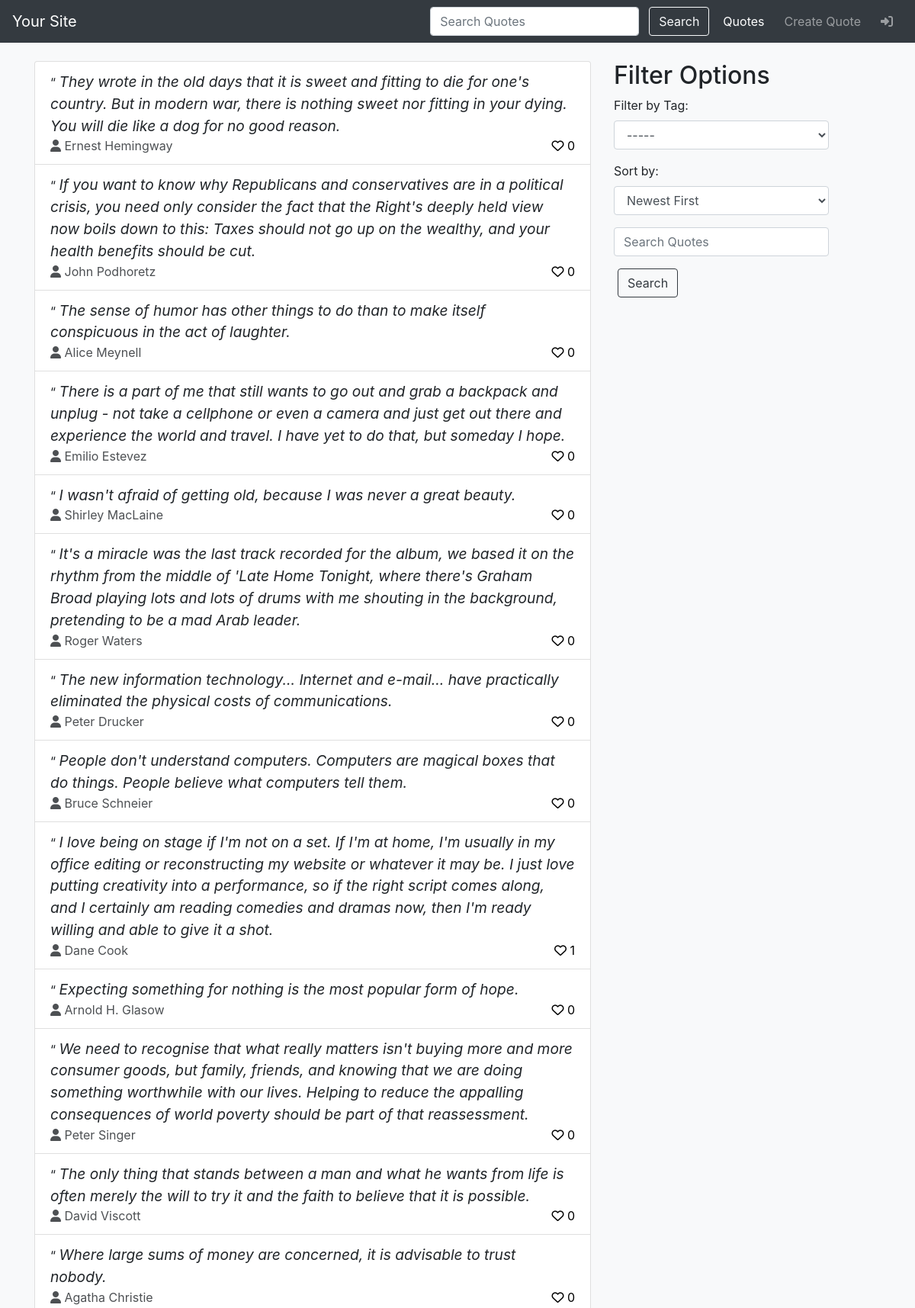
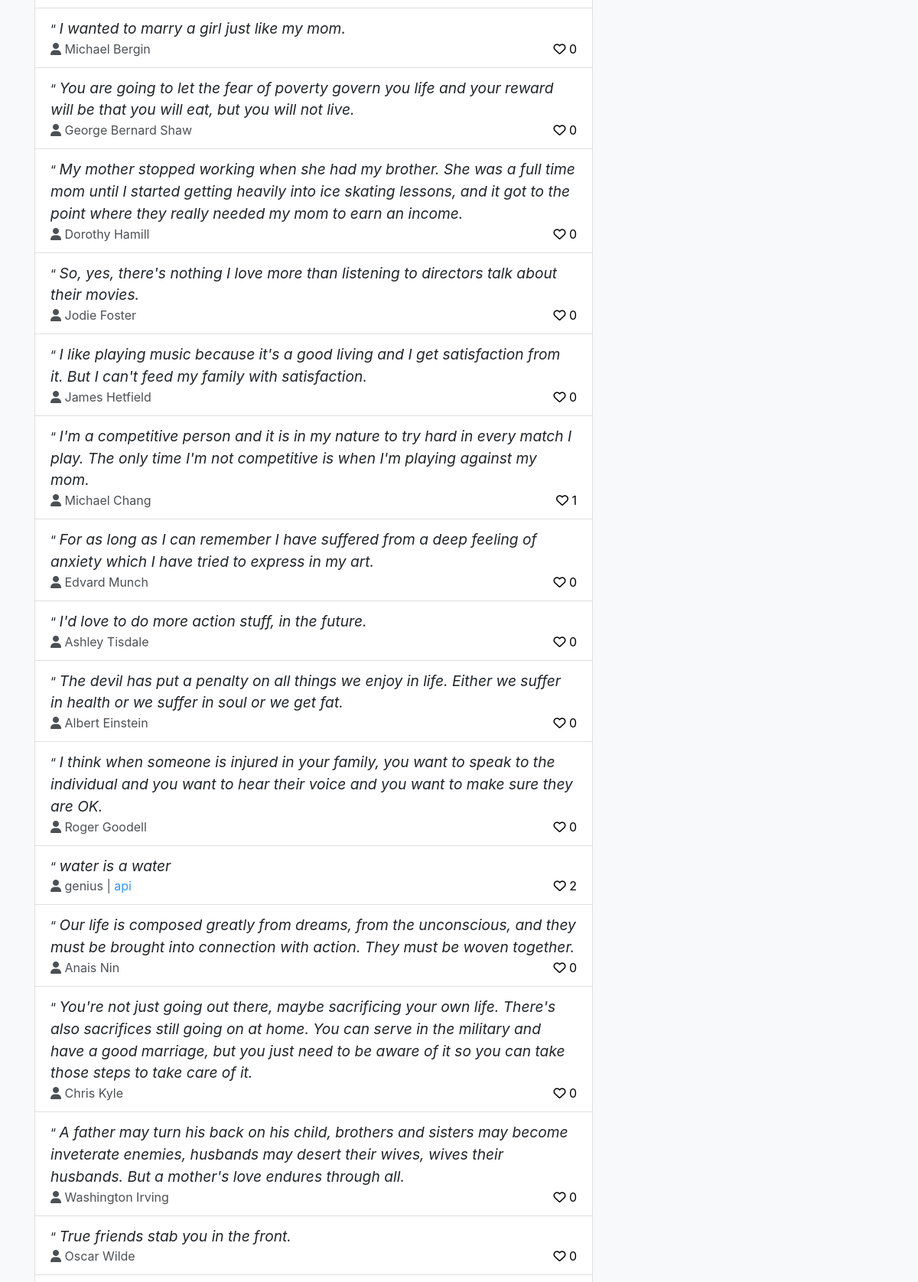
Page /quotes/ (upper part) on the committed database (2 pictures, top to bottom).
### quotes/models.py (models this page shows, shortened)
class Quote(models.Model):
    title = models.CharField(max_length=256)
    author = models.CharField(max_length=100, null=True, blank=True)
    creator = models.ForeignKey(User, on_delete=models.CASCADE)
    hide_creator = models.BooleanField(default=False)
    likes = models.ManyToManyField(User, related_name="likes", blank=True)
    likes_count = models.IntegerField(default=0)
    tags = models.ManyToManyField(Tag, related_name="tags", blank=True)
    created = models.DateTimeField(auto_now_add=True)

### quotes/views.py (the view)
# urls.py: path("quotes/", views.quoteListView, name="list-quote"),
def quoteListView(request):
    search = None
    filter_value = None
    sort_value = None
    sort_mapping = None
    quotes = Quote.objects.all().order_by("-created")
    tags = Tag.objects.all()
    form = TagForm
    if request.method == "GET":
        search = request.GET.get("search", default="")
        filter_value = request.GET.get("filter_value", default="")
        sort_value = request.GET.get("sort_value")
        sort_mapping = {
            "newest": ["-created", "Newest First"],
            "oldest": ["created", "Oldest First"],
            "most": ["-likes_count", "Most Liked First"],
            "least": ["likes_count", "Least Liked First"],
        }
        if search:
            quotes = Quote.objects.filter(
                Q(title__icontains=search)
                | Q(author__icontains=search)
                | Q(creator__username__icontains=search)
            )
        if filter_value != "-----" and filter_value:
            quotes = quotes.filter(Q(tags__tag__contains=filter_value))
        if sort_value in sort_mapping:
            quotes = quotes.order_by(sort_mapping[sort_value][0])
    context = {
        "quotes": quotes,
        "tags": tags,
        "form": form,
        "search": search,
        "filter_value": filter_value,
        "sort_value": sort_value,
        "sort_mapping": sort_mapping,
    }
    return render(request, "quotes/list-quote.html", context)

### quotes/templates/quotes/list-quote.html (shortened to what this page needs)
{% extends 'base.html' %}
{% block content %}
<div class="container mt-4">
    <div class="row">
        <div class="col-md-8">
            {% if search %}
            <h2>Quotes</h2>
            {% if quotes %}
            <ul class="list-group" id="quote-list">
                {% for quote in quotes %}
                <li class="list-group-item quote-item">
                    <span class="quote-text">" {{quote.title}}</span>
                    <br>
                    <span class="small author-info">
                        <i class="fas fa-user"></i> {{quote.author}}
                        {% if quote.hide_creator == False %} | {{quote.creator}} {% endif %}
                    </span>
                    <a href="{% url 'like-quote' quote.id %}" class="float-right like-info" style="color: black;">
                        {% if request.user in quote.likes.all %}
                        <i class="fas fa-heart like-icon-active"></i>
                        {% else %}
                        <i class="far fa-heart like-icon"></i>
                        {% endif %}
                        <span class="like-count">{{quote.likes.count}}</span>
                    </a>
                </li>
                {% endfor %}
            </ul>
            {% else %}
            <h3>Quotes contains {{search}} not found...</h3>
            {% endif %}
            {% else %}
            <ul class="list-group" id="quote-list">
                {% for quote in quotes %}
                <li class="list-group-item quote-item">
                    <span class="quote-icon">&#8220;</span>
                    <span class="quote-text">{{quote.title}}</span>
                    <br>
                    <span class="small author-info">
                        <i class="fas fa-user"></i> {{quote.author}}
                        {% if quote.hide_creator == False %} | <a href="#">{{quote.creator}}</a> {% endif %}
                    </span>
                    <a href="{% url 'like-quote' quote.id %}" class="float-right like-info" style="color: black;">
                        {% if request.user in quote.likes.all %}
                        <i class="fas fa-heart like-icon-active"></i>
                        {% else %}
                        <i class="far fa-heart like-icon"></i>
                        {% endif %}
                        <span class="like-count">{{quote.likes.count}}</span>
                    </a>
                </li>
                {% endfor %}
            </ul>
            {% endif %}
        </div>
        <form method="GET" action="{% url 'list-quote' %}">
            <div class="col-md-12">
                <h2>Filter Options</h2>
                <div class="form-group">
                    <label for="tagFilter">Filter by Tag:</label>
                    <select class="form-control" id="tagFilter" name="filter_value">
                        <option>-----</option>
                    </select>
                </div>
                <div class="form-group">
                    <label for="sortOption">Sort by:</label>
                    <select class="form-control" id="sortOption" name="sort_value">
                        {% for option, map in sort_mapping.items %}
                        <option {% if sort_value == option %} selected {% endif %} value="{{option}}">{{map.1}}</option>
                        {% endfor %}
                    </select>
                </div>
                <div class="form-group">
                    <input class="form-control mr-sm-2" type="search" placeholder="Search Quotes" {% if search %} value="{{search}}" {% endif %} name="search" aria-label="Search">
                </div>
                <button class="btn btn-outline-dark nav-item my-2 my-sm-0" type="submit">Search</button>
            </div>
        </form>
    </div>
</div>
{% endblock %}

### templates/base.html (shortened to what this page needs)
<!DOCTYPE html>
<html lang="en">
<head>
    <link rel="stylesheet" href="https://stackpath.bootstrapcdn.com/bootstrap/4.5.2/css/bootstrap.min.css">
</head>
<body>
    {% include 'navbar.html' %}
    {% block content %}
    {% endblock %}
</body>
</html>

### templates/navbar.html (shortened to what this page needs)
<nav class="navbar navbar-dark bg-dark navbar-expand-lg">
    <a class="navbar-brand" href="{% url 'home' %}">Your Site</a>
    <div class="collapse navbar-collapse" id="navbarNav">
        <ul class="navbar-nav ml-auto">
            <form class="form-inline my-2 my-lg-0" method="GET" action="{% url 'list-quote' %}">
                <input class="form-control mr-sm-2" type="search" placeholder="Search Quotes"  name="search" aria-label="Search">
                <button class="btn btn-outline-light nav-item my-2 my-sm-0" type="submit">Search</button>
            </form>
            <li class="nav-item nav-item-margin">
                <a class="nav-link {% if request.resolver_match.view_name == 'list-quote' %} active {% endif %}" href="{% url 'list-quote' %}">Quotes</a>
            </li>
            <li class="nav-item nav-item-margin">
                <a class="nav-link {% if request.resolver_match.view_name == 'create-quote' %} active {% endif %}" href="{% url 'create-quote' %}">Create Quote</a>
            </li>
            {% if request.user.is_authenticated %}
            <li class="nav-item">
                <a class="nav-link {% if request.resolver_match.view_name == 'user-profile' %} active {% endif %}" href="{% url 'user-profile' request.user.id %}">Profile</a>
            </li>
            <li class="nav-item">
                <a class="nav-link" href="{% url 'logout' %}"><i class="fa-solid fa-arrow-right-from-bracket"></i></a>
            </li>
            {% else %}
            <li class="nav-item">
                <a class="nav-link" href="{% url 'login' %}"><i class="fas fa-sign-in-alt"></i></a>
            </li>
            {% endif %}
        </ul>
    </div>
</nav>

### templates/base.html (style rules this page uses)
body { background-color: #f8f9fa; }
.nav-item { margin: 0px 5px; }
.quote-text { font-size: 1.2rem; font-style: italic; margin-bottom: 1rem; }
.author-info { font-size: 1rem; opacity: 0.8; }

### rows in the picture
Quote: title "They wrote in the old days that it is sweet and fitting to die for one's country. But in modern war, there is nothing sweet nor fitting in your dying. You will die like a dog for no good reason.", author "Ernest Hemingway", likes.count "0"
Quote: title "If you want to know why Republicans and conservatives are in a political crisis, you need only consider the fact that the Right's deeply held view now boils down to this: Taxes should not go up on the wealthy, and your health benefits should be cut.", author "John Podhoretz", likes.count "0"
Quote: title "The sense of humor has other things to do than to make itself conspicuous in the act of laughter.", author "Alice Meynell", likes.count "0"
Quote: title "There is a part of me that still wants to go out and grab a backpack and unplug - not take a cellphone or even a camera and just get out there and experience the world and travel. I have yet to do that, but someday I hope.", author "Emilio Estevez", likes.count "0"
Quote: title "I wasn't afraid of getting old, because I was never a great beauty.", author "Shirley MacLaine", likes.count "0"
Quote: title "It's a miracle was the last track recorded for the album, we based it on the rhythm from the middle of 'Late Home Tonight, where there's Graham Broad playing lots and lots of drums with me shouting in the background, pretending to be a mad Arab leader.", author "Roger Waters", likes.count "0"
Quote: title "The new information technology... Internet and e-mail... have practically eliminated the physical costs of communications.", author "Peter Drucker", likes.count "0"
Quote: title "People don't understand computers. Computers are magical boxes that do things. People believe what computers tell them.", author "Bruce Schneier", likes.count "0"
Quote: title "I love being on stage if I'm not on a set. If I'm at home, I'm usually in my office editing or reconstructing my website or whatever it may be. I just love putting creativity into a performance, so if the right script comes along, and I certainly am reading comedies and dramas now, then I'm ready willing and able to give it a shot.", author "Dane Cook", likes.count "1"
Quote: title "Expecting something for nothing is the most popular form of hope.", author "Arnold H. Glasow", likes.count "0"
Quote: title "We need to recognise that what really matters isn't buying more and more consumer goods, but family, friends, and knowing that we are doing something worthwhile with our lives. Helping to reduce the appalling consequences of world poverty should be part of that reassessment.", author "Peter Singer", likes.count "0"
Quote: title "The only thing that stands between a man and what he wants from life is often merely the will to try it and the faith to believe that it is possible.", author "David Viscott", likes.count "0"
Quote: title "Where large sums of money are concerned, it is advisable to trust nobody.", author "Agatha Christie", likes.count "0"
Quote: title "I wanted to marry a girl just like my mom.", author "Michael Bergin", likes.count "0"
Quote: title "You are going to let the fear of poverty govern you life and your reward will be that you will eat, but you will not live.", author "George Bernard Shaw", likes.count "0"
Quote: title "My mother stopped working when she had my brother. She was a full time mom until I started getting heavily into ice skating lessons, and it got to the point where they really needed my mom to earn an income.", author "Dorothy Hamill", likes.count "0"
Quote: title "So, yes, there's nothing I love more than listening to directors talk about their movies.", author "Jodie Foster", likes.count "0"
Quote: title "I like playing music because it's a good living and I get satisfaction from it. But I can't feed my family with satisfaction.", author "James Hetfield", likes.count "0"
Quote: title "I'm a competitive person and it is in my nature to try hard in every match I play. The only time I'm not competitive is when I'm playing against my mom.", author "Michael Chang", likes.count "1"
Quote: title "For as long as I can remember I have suffered from a deep feeling of anxiety which I have tried to express in my art.", author "Edvard Munch", likes.count "0"
Quote: title "I'd love to do more action stuff, in the future.", author "Ashley Tisdale", likes.count "0"
Quote: title "The devil has put a penalty on all things we enjoy in life. Either we suffer in health or we suffer in soul or we get fat.", author "Albert Einstein", likes.count "0"
Quote: title "I think when someone is injured in your family, you want to speak to the individual and you want to hear their voice and you want to make sure they are OK.", author "Roger Goodell", likes.count "0"
Quote: title "water is a water", author "genius", creator "api", likes.count "2"
Quote: title "Our life is composed greatly from dreams, from the unconscious, and they must be brought into connection with action. They must be woven together.", author "Anais Nin", likes.count "0"
Quote: title "You're not just going out there, maybe sacrificing your own life. There's also sacrifices still going on at home. You can serve in the military and have a good marriage, but you just need to be aware of it so you can take those steps to take care of it.", author "Chris Kyle", likes.count "0"
Quote: title "A father may turn his back on his child, brothers and sisters may become inveterate enemies, husbands may desert their wives, wives their husbands. But a mother's love endures through all.", author "Washington Irving", likes.count "0"
Quote: title "True friends stab you in the front.", author "Oscar Wilde", likes.count "0"

### other values in the picture
form field sort_value "Newest First"
